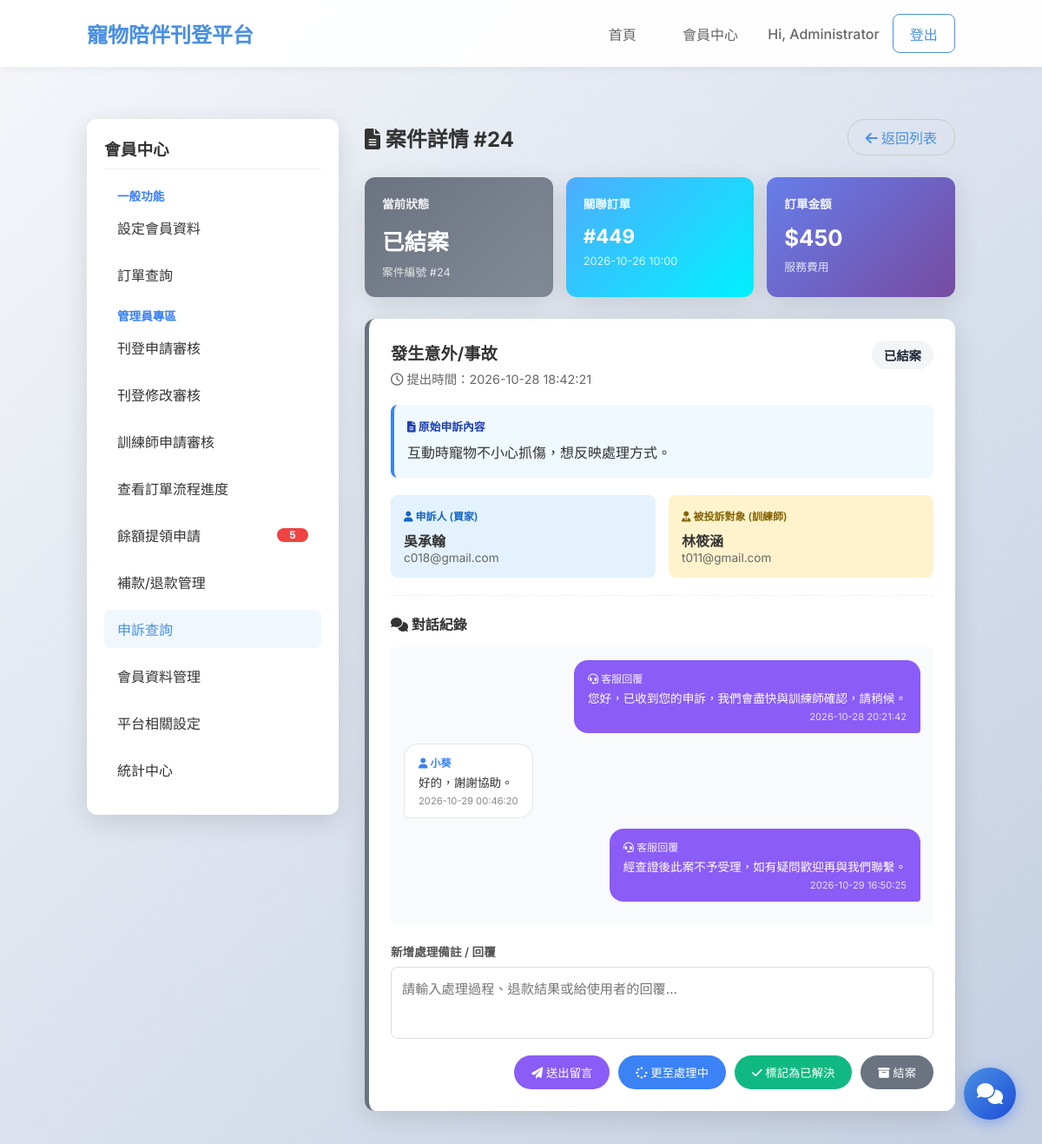
/admin/appeal/24 (signed in), run on the app's committed database.
### tables this page shows
CREATE TABLE users (
    id INTEGER PRIMARY KEY AUTOINCREMENT,
    email TEXT UNIQUE NOT NULL,
    password_hash TEXT NOT NULL,
    name TEXT NOT NULL,
    nickname TEXT,
    gender TEXT NOT NULL,
    dob DATE NOT NULL,
    city TEXT NOT NULL,
    district TEXT NOT NULL,
    phone TEXT NOT NULL,
    created_at TIMESTAMP DEFAULT CURRENT_TIMESTAMP
, role TEXT DEFAULT 'member', avatar TEXT);

CREATE TABLE order_appeals (
                id INTEGER PRIMARY KEY AUTOINCREMENT,
                order_id INTEGER NOT NULL,
                user_id INTEGER NOT NULL,
                reason TEXT,
                description TEXT NOT NULL,
                status TEXT DEFAULT 'pending', -- pending, processing, resolved, closed
                admin_reply TEXT,
                created_at TIMESTAMP DEFAULT CURRENT_TIMESTAMP,
                updated_at TIMESTAMP DEFAULT CURRENT_TIMESTAMP, user_reply TEXT, user_reply_at TIMESTAMP,
                FOREIGN KEY (order_id) REFERENCES orders (id),
                FOREIGN KEY (user_id) REFERENCES users (id)
            );

CREATE TABLE orders (
        id INTEGER PRIMARY KEY AUTOINCREMENT,
        listing_id INTEGER NOT NULL,
        buyer_id INTEGER NOT NULL,
        seller_id INTEGER NOT NULL,
        booking_date TEXT NOT NULL,
        booking_time TEXT NOT NULL,
        status TEXT DEFAULT 'pending',
        created_at TIMESTAMP DEFAULT CURRENT_TIMESTAMP, location_type TEXT, location_detail TEXT, price_at_booking INTEGER, updated_at TIMESTAMP DEFAULT CURRENT_TIMESTAMP, duration INTEGER DEFAULT 1, total_price INTEGER, payment_status TEXT DEFAULT 'unpaid', payment_method TEXT, payment_time TIMESTAMP, card_last4 TEXT, payment_confirmed INTEGER DEFAULT 0, payment_deadline TIMESTAMP, paid_amount INTEGER DEFAULT 0, original_price REAL,
        FOREIGN KEY (listing_id) REFERENCES listings (id),
        FOREIGN KEY (buyer_id) REFERENCES users (id),
        FOREIGN KEY (seller_id) REFERENCES users (id)
    );

CREATE TABLE appeal_messages (
            id INTEGER PRIMARY KEY AUTOINCREMENT,
            appeal_id INTEGER NOT NULL,
            sender_id INTEGER NOT NULL,
            sender_role TEXT NOT NULL,
            message TEXT NOT NULL,
            created_at TIMESTAMP DEFAULT CURRENT_TIMESTAMP,
            FOREIGN KEY (appeal_id) REFERENCES order_appeals(id),
            FOREIGN KEY (sender_id) REFERENCES users(id)
        );

### pet_platform/blueprints/admin.py (the view, shortened to what this page needs)
@bp.route('/admin/appeal/<int:appeal_id>', methods=('GET', 'POST'))
@role_required(Role.ADMIN)
def admin_appeal_detail(appeal_id):
    appeal = appeal_service.admin_appeal(appeal_id)
    if not appeal:
        return redirect(url_for('admin.admin_appeals'))
    return render_template('admin_appeal_detail.html', appeal=appeal, messages=appeal_service.messages(appeal_id),
                           active_page='appeals', title='案件詳情')

### templates/admin_appeal_detail.html (shortened to what this page needs)
{% extends 'member_layout.html' %}
{% block member_content %}
<div style="display: flex; justify-content: space-between; align-items: center; margin-bottom: 25px;">
    <h2 style="margin: 0;"><i class="fas fa-file-alt"></i> 案件詳情 #{{ appeal.id }}</h2>
    <a href="{{ url_for('admin.admin_appeals') }}" class="btn btn-outline"
        style="padding: 8px 20px; border-radius: 20px; border: 1px solid #ccc;">
        <i class="fas fa-arrow-left me-1"></i> 返回列表
    </a>
</div>
{% set border_color = '#6c757d' %}
{% set badge_bg = '#f3f4f6' %}
{% set badge_color = '#374151' %}
{% set status_text = '未知' %}
{% if appeal.status == 'pending' %}
{% set border_color = '#f59e0b' %}
{% set badge_bg = '#fef3c7' %}
{% set badge_color = '#92400e' %}
{% set status_text = '待處理' %}
{% elif appeal.status == 'processing' %}
{% set border_color = '#3b82f6' %}
{% set badge_bg = '#dbeafe' %}
{% set badge_color = '#1e40af' %}
{% set status_text = '處理中' %}
{% elif appeal.status == 'resolved' %}
{% set border_color = '#10b981' %}
{% set badge_bg = '#d1fae5' %}
{% set badge_color = '#065f46' %}
{% set status_text = '已解決' %}
{% elif appeal.status == 'closed' %}
{% set border_color = '#6b7280' %}
{% set badge_bg = '#f3f4f6' %}
{% set badge_color = '#1f2937' %}
{% set status_text = '已結案' %}
{% endif %}
<div
    style="display: grid; grid-template-columns: repeat(auto-fit, minmax(200px, 1fr)); gap: 15px; margin-bottom: 25px;">
    <div class="card"
        style="background: linear-gradient(135deg, {{ border_color }} 0%, {{ border_color }}cc 100%); color: white; padding: 20px;">
        <h3 style="margin-top: 0; font-size: 0.85rem; opacity: 0.9;">當前狀態</h3>
        <div style="font-size: 1.6rem; font-weight: bold; margin: 8px 0;">{{ status_text }}</div>
        <p style="margin: 0; font-size: 0.8rem; opacity: 0.8;">案件編號 #{{ appeal.id }}</p>
    </div>
    <div class="card"
        style="background: linear-gradient(135deg, #4facfe 0%, #00f2fe 100%); color: white; padding: 20px;">
        <h3 style="margin-top: 0; font-size: 0.85rem; opacity: 0.9;">關聯訂單</h3>
        <div style="font-size: 1.4rem; font-weight: bold; margin: 8px 0;">#{{ appeal.order_id }}</div>
        <p style="margin: 0; font-size: 0.8rem; opacity: 0.8;">{{ appeal.booking_date }} {{ appeal.booking_time }}</p>
    </div>
    <div class="card"
        style="background: linear-gradient(135deg, #667eea 0%, #764ba2 100%); color: white; padding: 20px;">
        <h3 style="margin-top: 0; font-size: 0.85rem; opacity: 0.9;">訂單金額</h3>
        <div style="font-size: 1.6rem; font-weight: bold; margin: 8px 0;">${{ appeal.total_price }}</div>
        <p style="margin: 0; font-size: 0.8rem; opacity: 0.8;">服務費用</p>
    </div>
</div>
<div class="card mb-3" style="border-left: 5px solid {{ border_color }};">
    <div style="display: flex; justify-content: space-between; align-items: flex-start; margin-bottom: 20px;">
        <div>
            <h4 style="margin: 0 0 5px 0; font-size: 1.2rem;">
                {% if appeal.reason == 'trainer_absent' %}訓練師未出席
                {% elif appeal.reason == 'service_quality' %}服務品質不佳
                {% elif appeal.reason == 'refund_request' %}退款申請
                {% elif appeal.reason == 'accident' %}發生意外/事故
                {% elif appeal.reason == 'other' %}其他問題
                {% else %}{{ appeal.reason }}
                {% endif %}
            </h4>
            <p style="color: #666; margin: 0; font-size: 0.9rem;">
                <i class="far fa-clock"></i> 提出時間：{{ appeal.created_at | utc8 }}
            </p>
        </div>
        <span
            style="background: {{ badge_bg }}; color: {{ badge_color }}; padding: 6px 14px; border-radius: 20px; font-size: 0.9rem; font-weight: 600;">
            {{ status_text }}
        </span>
    </div>
    <div
        style="background: #f0f9ff; padding: 15px; border-radius: 8px; margin-bottom: 20px; border-left: 4px solid #3b82f6;">
        <label style="font-size: 0.8rem; color: #1e40af; font-weight: 600; display: block; margin-bottom: 8px;"><i
                class="fas fa-file-alt"></i> 原始申訴內容</label>
        <div style="line-height: 1.7; color: #333; white-space: pre-wrap;">{{ appeal.description }}</div>
    </div>
    <div style="display: grid; grid-template-columns: 1fr 1fr; gap: 15px; margin-bottom: 20px;">
        <div style="background: #e3f2fd; padding: 15px; border-radius: 8px;">
            <label style="font-size: 0.75rem; color: #1565c0; font-weight: 600; display: block; margin-bottom: 8px;"><i
                    class="fas fa-user"></i> 申訴人 (買家)</label>
            <div style="font-weight: 600; color: #333;">{{ appeal.user_name }}</div>
            <div style="font-size: 0.85rem; color: #666;">{{ appeal.user_email }}</div>
        </div>
        <div style="background: #fff3cd; padding: 15px; border-radius: 8px;">
            <label style="font-size: 0.75rem; color: #856404; font-weight: 600; display: block; margin-bottom: 8px;"><i
                    class="fas fa-user-tie"></i> 被投訴對象 (訓練師)</label>
            <div style="font-weight: 600; color: #333;">{{ appeal.seller_name }}</div>
            <div style="font-size: 0.85rem; color: #666;">{{ appeal.seller_email }}</div>
        </div>
    </div>
    <div style="border-top: 1px dashed #eee; padding-top: 20px;">
        <h4 style="margin: 0 0 15px 0; font-size: 1rem;"><i class="fas fa-comments"></i> 對話紀錄</h4>
        <div
            style="background: #f9fafb; border-radius: 8px; padding: 15px; max-height: 400px; overflow-y: auto; margin-bottom: 20px;">
            {% if messages %}
            {% for msg in messages %}
            {% if msg.sender_role == 'user' %}
            <div style="display: flex; justify-content: flex-start; margin-bottom: 12px;">
                <div
                    style="max-width: 75%; background: white; border: 1px solid #e5e7eb; padding: 12px 16px; border-radius: 16px 16px 16px 4px;">
                    <div style="font-size: 0.75rem; color: #3b82f6; font-weight: 600; margin-bottom: 4px;"><i
                            class="fas fa-user"></i> {{ msg.sender_nickname or msg.sender_name }}</div>
                    <div style="font-size: 0.85rem; color: #333; white-space: pre-wrap;">{{ msg.message }}</div>
                    <div style="font-size: 0.7rem; color: #888; margin-top: 5px;">{{ msg.created_at | utc8 }}</div>
                </div>
            </div>
            {% else %}
            <div style="display: flex; justify-content: flex-end; margin-bottom: 12px;">
                <div
                    style="max-width: 75%; background: #8b5cf6; color: white; padding: 12px 16px; border-radius: 16px 16px 4px 16px;">
                    <div style="font-size: 0.75rem; opacity: 0.9; margin-bottom: 4px;"><i class="fas fa-headset"></i>
                        客服回覆</div>
                    <div style="font-size: 0.85rem; white-space: pre-wrap;">{{ msg.message }}</div>
                    <div style="font-size: 0.7rem; opacity: 0.8; margin-top: 5px; text-align: right;">{{ msg.created_at
                        | utc8 }}</div>
                </div>
            </div>
            {% endif %}
            {% endfor %}
            {% else %}
            <div style="text-align: center; color: #888; padding: 30px;">
                <i class="fas fa-comment-slash" style="font-size: 2rem; margin-bottom: 10px; opacity: 0.5;"></i>
                <p style="margin: 0;">尚無對話紀錄</p>
            </div>
            {% endif %}
        </div>
        <form method="post" id="adminAppealForm">
            <div style="margin-bottom: 15px;">
                <label
                    style="font-size: 0.85rem; color: #555; font-weight: 600; display: block; margin-bottom: 8px;">新增處理備註
                    / 回覆</label>
                <textarea name="admin_reply" id="adminReply" class="form-control" rows="3"
                    style="width: 100%; padding: 12px; border: 1px solid #ddd; border-radius: 8px; resize: none; font-size: 0.95rem;"
                    placeholder="請輸入處理過程、退款結果或給使用者的回覆..."></textarea>
            </div>
            <div style="display: flex; gap: 10px; justify-content: flex-end; flex-wrap: wrap;">
                <button type="button" class="btn" data-action="reply_only"
                    style="background: #8b5cf6; color: white; padding: 10px 20px; border: none; border-radius: 20px; cursor: pointer;">
                    <i class="fas fa-paper-plane"></i> 送出留言
                </button>
                <button type="button" class="btn" data-action="process"
                    style="background: #3b82f6; color: white; padding: 10px 20px; border: none; border-radius: 20px; cursor: pointer;">
                    <i class="fas fa-spinner"></i> 更至處理中
                </button>
                <button type="button" class="btn" data-action="resolve"
                    style="background: #10b981; color: white; padding: 10px 20px; border: none; border-radius: 20px; cursor: pointer;">
                    <i class="fas fa-check"></i> 標記為已解決
                </button>
                <button type="button" class="btn" data-action="close"
                    style="background: #6b7280; color: white; padding: 10px 20px; border: none; border-radius: 20px; cursor: pointer;">
                    <i class="fas fa-archive"></i> 結案
                </button>
            </div>
        </form>
    </div>
</div>
{% endblock %}

### templates/base.html (shortened to what this page needs)
<!DOCTYPE html>
<html lang="zh-TW">
<head>
    <link rel="stylesheet" href="{{ url_for('static', filename='style.css') }}">
    <link rel="stylesheet" href="https://cdnjs.cloudflare.com/ajax/libs/font-awesome/6.0.0/css/all.min.css">
</head>
<body>
    <nav class="navbar">
        <div class="container">
            <a href="{{ url_for('main.index') }}" class="logo">寵物陪伴刊登平台</a>
            <div class="nav-links">
                <a href="{{ url_for('main.index') }}" class="btn btn-ghost">首頁</a>
                {% if session.get('user_id') %}
                <a href="{{ url_for('member.member_profile') }}" class="btn btn-ghost">會員中心</a>
                <span class="user-greeting">Hi, {{ session.get('user_name') }}</span>
                <a href="{{ url_for('auth.logout') }}" class="btn btn-outline">登出</a>
                {% else %}
                <a href="{{ url_for('auth.login') }}" class="btn btn-ghost">登入</a>
                <a href="{{ url_for('auth.register') }}" class="btn btn-primary">註冊</a>
                {% endif %}
            </div>
        </div>
    </nav>
    <div class="container main-content">
        {% block content %}{% endblock %}
    </div>
    {% include 'chat_snippet.html' %}
</body>
</html>

### data on the page
users: get "Administrator"
order_appeals: id "24", order_id "449", created_at|utc8 "2026-10-28 18:42:21", description "互動時寵物不小心抓傷，想反映處理方式。"
orders: booking_date "2026-10-26", booking_time "10:00", total_price "450"
users: user_name "吳承翰", user_email "c018@gmail.com"
users: seller_name "林筱涵", seller_email "t011@gmail.com"
appeal_messages: message "您好，已收到您的申訴，我們會盡快與訓練師確認，請稍候。", created_at|utc8 "2026-10-28 20:21:42"
appeal_messages: nickname "小葵", message "好的，謝謝協助。", created_at|utc8 "2026-10-29 00:46:20"
appeal_messages: message "經查證後此案不予受理，如有疑問歡迎再與我們聯繫。", created_at|utc8 "2026-10-29 16:50:25"

### other printed values
{{ sidebar_counts['admin_pending_withdrawals'] }} "5"
{{ status_text }} "已結案"
